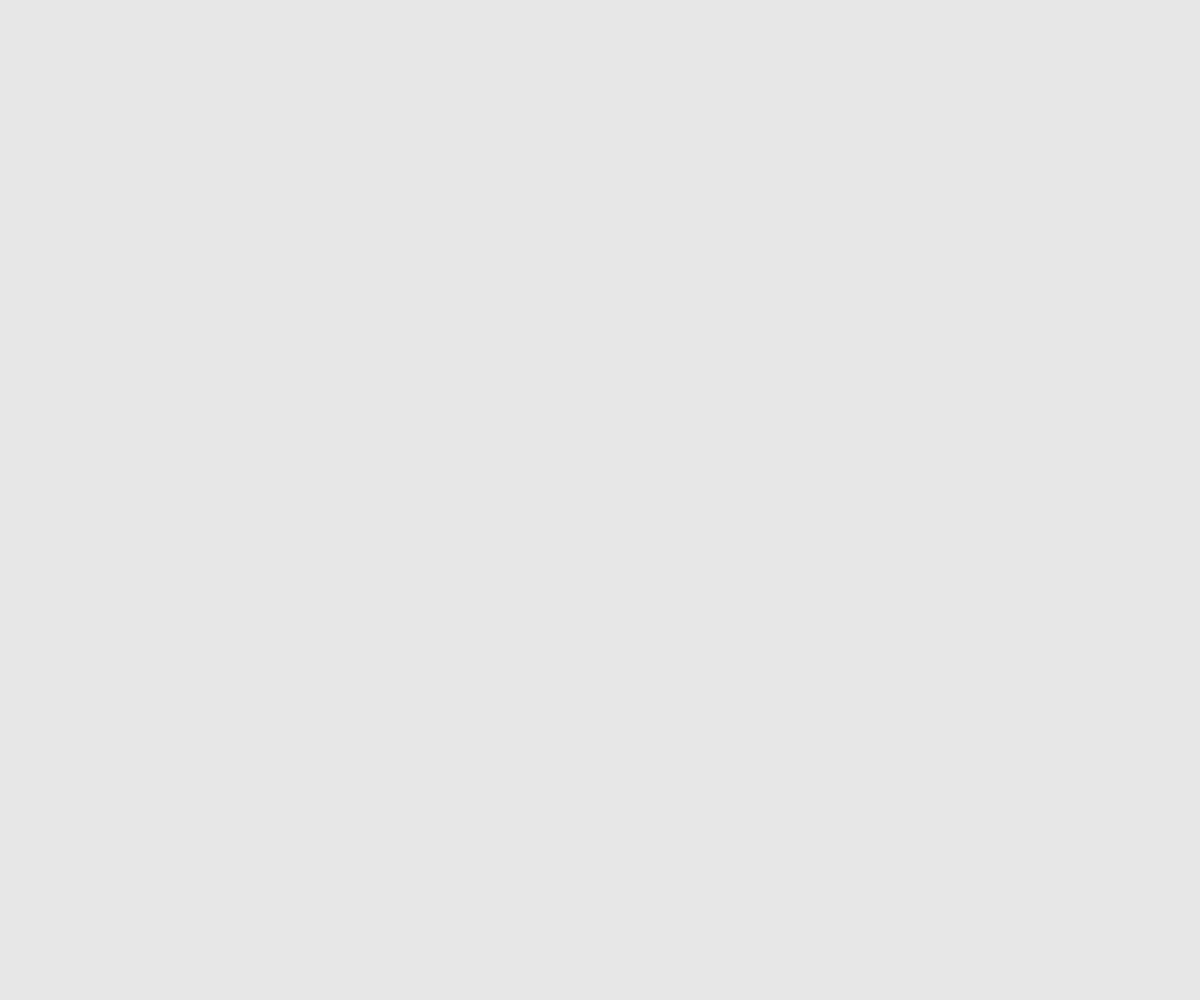
Frame 1 (no input)
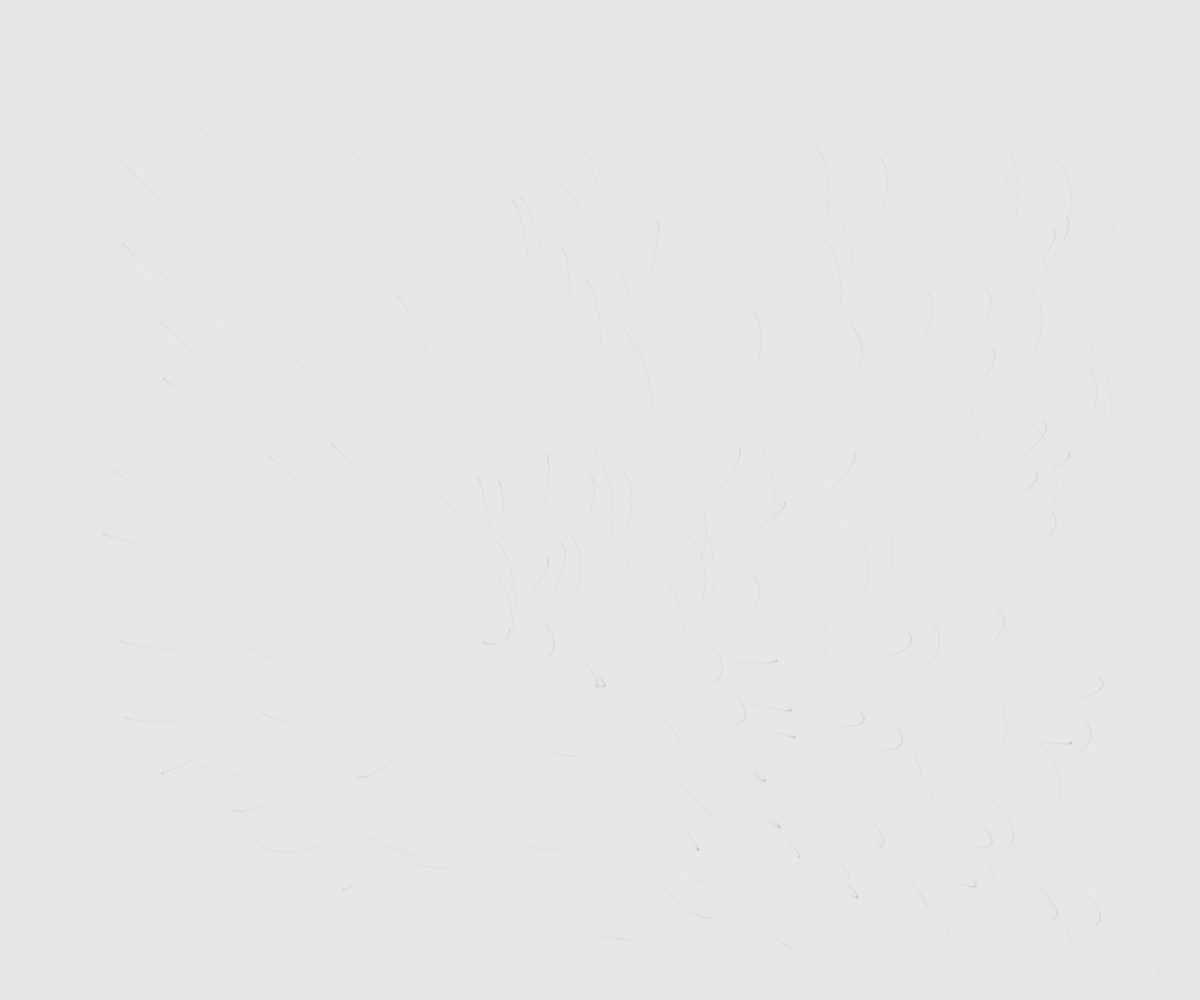
Frame 60 (no input)
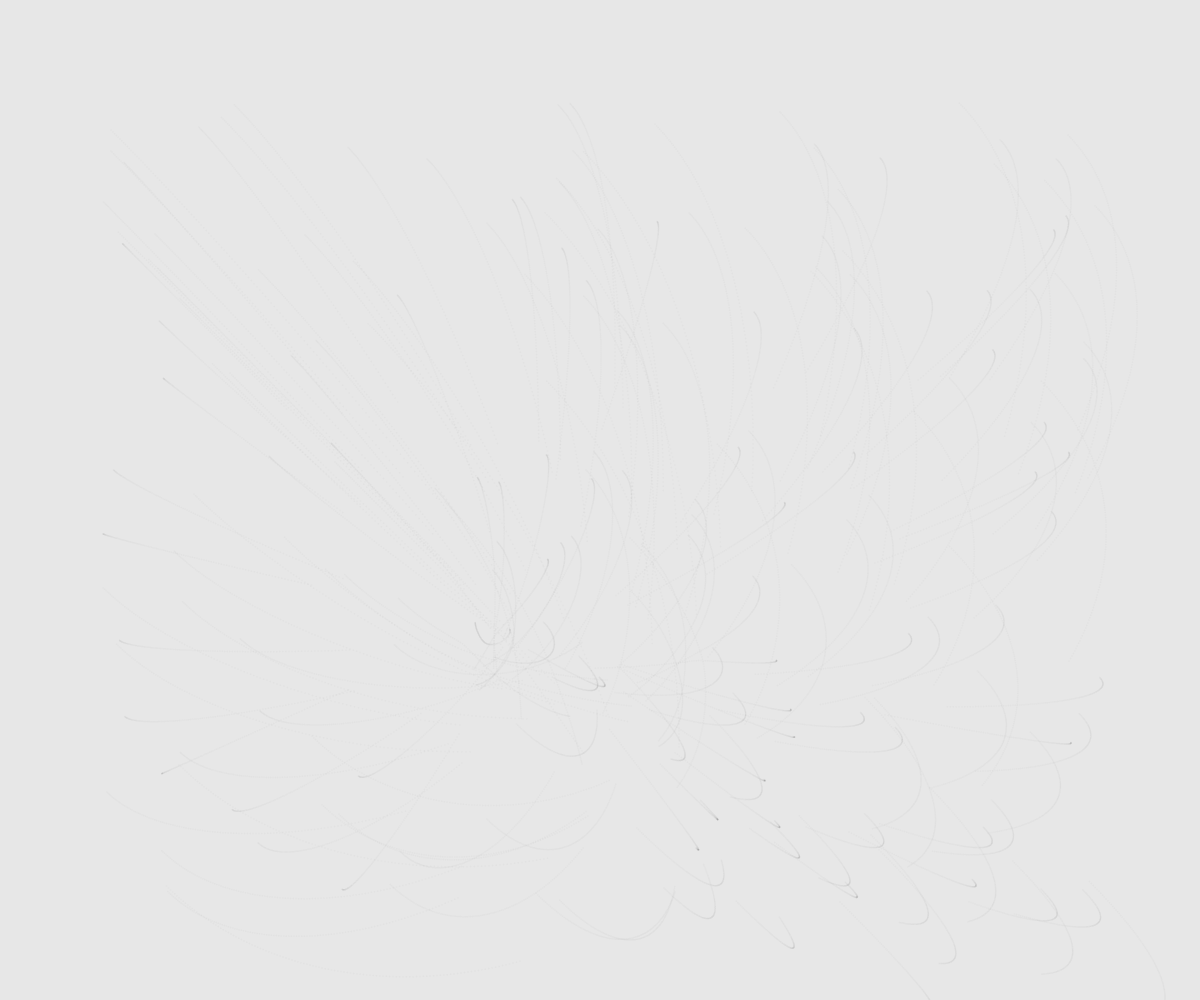
Frame 120 (the mouse pressed at the canvas centre since frame 60)

The p5.js sketch that drew these frames (run headless with seeded random() and noise() and a simulated clock; from frame 60 on, the mouse is pressed at the canvas centre):

// p5.js sketch
// ── sketch.js
var particles = [],
	attractors = [];

var target;

/*
* init
*/
function setup() {
  createCanvas(windowWidth, windowHeight);
  background(180, 80);

  for (var i = 0; i < 200; i++) {
  	// this seems arbitrary, but it's keeping the particles not too close to the edge
  	var offset = 100;
  	var x = random(offset, windowWidth - offset),
  		y = random(offset, windowHeight - offset);

  	particles.push(new Particle(x, y));
  }

  for (var i = 0; i < 5; i++) {
  	// this seems arbitrary, but it's keeping the attractors close to the center
  	var wOffset = windowWidth/3;
  	var hOffset = windowHeight/3;
  	var x = random(wOffset, windowWidth-wOffset),
  		y = random(hOffset, windowHeight-hOffset);

  	attractors.push(new Attractor(x, y));
  }
}

/*
* animate it
*/
function draw() {
	// draw all attractors on random positions
	for (var i = 0; i < attractors.length; i++) {
		attractors[i].display();
	}

	// let's draw all particles first and
	for (var i = 0; i < particles.length; i++) {
		particles[i].update();
		particles[i].display();

		// Seek the target
		if (target) {
			if (i % 5 === 1) {
				particles[i].seek(target);
			}
		}

		// than we apply forces of all attractors to particle and calculate direction
		for (var j = 0; j < attractors.length; j++) {
			var attraction = attractors[j].calculateForce(particles[i]);
			particles[i].applyForce(attraction);
		}	
	}
}

function mouseDragged() {
	target = createVector(mouseX, mouseY);
}

function mouseReleased() {
	target = '';	
}

// ── attractor.js
/*
* attractor object
*/

function Attractor(x, y) {
	this.pos = createVector(x, y);
	this.mass = random(1, 5);

	this.calculateForce = function(particle) {
		var force = p5.Vector.sub(this.pos, particle.pos);
		var distance = force.mag();
		var unit = force.normalize();

		distance = constrain(distance, 5, 25);
		strength = this.mass * particle.mass / (distance * distance);
		force.mult(strength);
		return force;
	}

	this.display = function() {
		fill(0, 0);
		noStroke();
		ellipse(this.pos.x, this.pos.y, 5, 5);
	}
}
// ── particle.js
/*
* particle object
*/

function Particle(x, y) {
	this.pos = createVector(x, y);
	var randomvel = random(2);
	this.vel = createVector(randomvel, randomvel);
	this.acc = createVector(0, 0);
	this.mass = random(1, 10);

	this.maxspeed = random(0, 5);

	this.applyForce = function(force) {
		var f = force.copy();
		f.div(this.mass);
		this.acc.add(f);
	}

	this.seek = function(target) {
	  var desired = p5.Vector.sub(target, this.pos);

	  // The seek behavior!
	  desired.setMag(this.maxspeed);

	  // Steering formula
	  var steering = p5.Vector.sub(desired, this.vel);
	  // steering.limit(this.maxforce);
	  this.applyForce(steering);

	}

	this.update = function() {
		this.vel.add(this.acc);
		this.pos.add(this.vel);
		this.acc.mult(0);
	}

	this.display = function() {
		fill(0, 5);
		noStroke();
		ellipse(this.pos.x, this.pos.y, 2, 2);
	}
}
